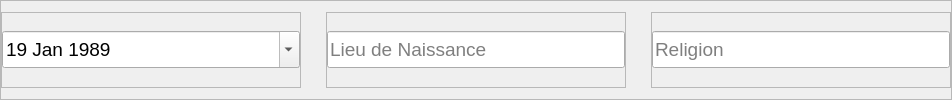
                              <widget class="QFrame" name="frame_14">
                               <property name="frameShape">
                                <enum>QFrame::StyledPanel</enum>
                               </property>
                               <property name="frameShadow">
                                <enum>QFrame::Raised</enum>
                               </property>
                               <layout class="QHBoxLayout" name="horizontalLayout_26">
                                <property name="spacing">
                                 <number>25</number>
                                </property>
                                <property name="leftMargin">
                                 <number>0</number>
                                </property>
                                <property name="rightMargin">
                                 <number>0</number>
                                </property>
                                <item>
                                 <widget class="QFrame" name="frame_24">
                                  <property name="minimumSize">
                                   <size>
                                    <width>300</width>
                                    <height>0</height>
                                   </size>
                                  </property>
                                  <property name="frameShape">
                                   <enum>QFrame::StyledPanel</enum>
                                  </property>
                                  <property name="frameShadow">
                                   <enum>QFrame::Raised</enum>
                                  </property>
                                  <layout class="QVBoxLayout" name="verticalLayout_29">
                                   <property name="leftMargin">
                                    <number>0</number>
                                   </property>
                                   <property name="topMargin">
                                    <number>0</number>
                                   </property>
                                   <property name="rightMargin">
                                    <number>0</number>
                                   </property>
                                   <property name="bottomMargin">
                                    <number>0</number>
                                   </property>
                                   <item>
                                    <widget class="QDateEdit" name="date_de_naissance">
                                     <property name="minimumSize">
                                      <size>
                                       <width>0</width>
                                       <height>37</height>
                                      </size>
                                     </property>
                                     <property name="font">
                                      <font>
                                       <pointsize>14</pointsize>
                                      </font>
                                     </property>
                                     <property name="wrapping">
                                      <bool>true</bool>
                                     </property>
                                     <property name="calendarPopup">
                                      <bool>true</bool>
                                     </property>
                                     <property name="currentSectionIndex">
                                      <number>0</number>
                                     </property>
                                     <property name="timeSpec">
                                      <enum>Qt::UTC</enum>
                                     </property>
                                     <property name="date">
                                      <date>
                                       <year>1989</year>
                                       <month>1</month>
                                       <day>19</day>
                                      </date>
                                     </property>
                                    </widget>
                                   </item>
                                  </layout>
                                 </widget>
                                </item>
                                <item>
                                 <widget class="QFrame" name="frame_25">
                                  <property name="minimumSize">
                                   <size>
                                    <width>300</width>
                                    <height>25</height>
                                   </size>
                                  </property>
                                  <property name="frameShape">
                                   <enum>QFrame::StyledPanel</enum>
                                  </property>
                                  <property name="frameShadow">
                                   <enum>QFrame::Raised</enum>
                                  </property>
                                  <layout class="QVBoxLayout" name="verticalLayout_30">
                                   <property name="leftMargin">
                                    <number>0</number>
                                   </property>
                                   <property name="topMargin">
                                    <number>0</number>
                                   </property>
                                   <property name="rightMargin">
                                    <number>0</number>
                                   </property>
                                   <property name="bottomMargin">
                                    <number>0</number>
                                   </property>
                                   <item>
                                    <widget class="QLineEdit" name="lieu_de_naissance">
                                     <property name="minimumSize">
                                      <size>
                                       <width>0</width>
                                       <height>37</height>
                                      </size>
                                     </property>
                                     <property name="font">
                                      <font>
                                       <pointsize>14</pointsize>
                                      </font>
                                     </property>
                                     <property name="placeholderText">
                                      <string>Lieu de Naissance</string>
                                     </property>
                                    </widget>
                                   </item>
                                  </layout>
                                 </widget>
                                </item>
                                <item>
                                 <widget class="QFrame" name="frame_26">
                                  <property name="minimumSize">
                                   <size>
                                    <width>300</width>
                                    <height>0</height>
                                   </size>
                                  </property>
                                  <property name="frameShape">
                                   <enum>QFrame::StyledPanel</enum>
                                  </property>
                                  <property name="frameShadow">
                                   <enum>QFrame::Raised</enum>
                                  </property>
                                  <layout class="QVBoxLayout" name="verticalLayout_31">
                                   <property name="leftMargin">
                                    <number>0</number>
                                   </property>
                                   <property name="topMargin">
                                    <number>0</number>
                                   </property>
                                   <property name="rightMargin">
                                    <number>0</number>
                                   </property>
                                   <property name="bottomMargin">
                                    <number>0</number>
                                   </property>
                                   <item>
                                    <widget class="QLineEdit" name="religion">
                                     <property name="minimumSize">
                                      <size>
                                       <width>0</width>
                                       <height>37</height>
                                      </size>
                                     </property>
                                     <property name="font">
                                      <font>
                                       <pointsize>14</pointsize>
                                      </font>
                                     </property>
                                     <property name="placeholderText">
                                      <string>Religion</string>
                                     </property>
                                    </widget>
                                   </item>
                                  </layout>
                                 </widget>
                                </item>
                               </layout>
                              </widget>
